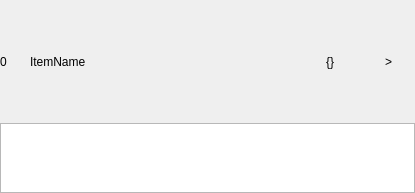
<?xml version="1.0" encoding="UTF-8"?>
<ui version="4.0">
 <class>cGrounpItemWidget</class>
 <widget class="QWidget" name="cGrounpItemWidget">
  <property name="geometry">
   <rect>
    <x>0</x>
    <y>0</y>
    <width>415</width>
    <height>193</height>
   </rect>
  </property>
  <property name="sizePolicy">
   <sizepolicy hsizetype="Minimum" vsizetype="Minimum">
    <horstretch>0</horstretch>
    <verstretch>0</verstretch>
   </sizepolicy>
  </property>
  <property name="windowTitle">
   <string>Form</string>
  </property>
  <layout class="QGridLayout" name="gridLayout">
   <property name="leftMargin">
    <number>0</number>
   </property>
   <property name="topMargin">
    <number>0</number>
   </property>
   <property name="rightMargin">
    <number>0</number>
   </property>
   <property name="bottomMargin">
    <number>0</number>
   </property>
   <property name="spacing">
    <number>0</number>
   </property>
   <item row="0" column="0">
    <layout class="QVBoxLayout" name="verticalLayout" stretch="2,1">
     <property name="spacing">
      <number>0</number>
     </property>
     <item>
      <layout class="QHBoxLayout" name="horizontalLayout" stretch="1,10,2,1">
       <property name="spacing">
        <number>0</number>
       </property>
       <item>
        <widget class="QLabel" name="labelNumber">
         <property name="text">
          <string>0</string>
         </property>
        </widget>
       </item>
       <item>
        <widget class="QLabel" name="labelItemName">
         <property name="text">
          <string>ItemName</string>
         </property>
        </widget>
       </item>
       <item>
        <widget class="QLabel" name="labelControl">
         <property name="text">
          <string>{}</string>
         </property>
        </widget>
       </item>
       <item>
        <widget class="QLabel" name="labelCmdList">
         <property name="text">
          <string>&gt;</string>
         </property>
        </widget>
       </item>
      </layout>
     </item>
     <item>
      <layout class="QVBoxLayout" name="verticalLayout_2">
       <item>
        <widget class="QTextEdit" name="textEditLog"/>
       </item>
      </layout>
     </item>
    </layout>
   </item>
  </layout>
 </widget>
 <resources/>
 <connections/>
</ui>
